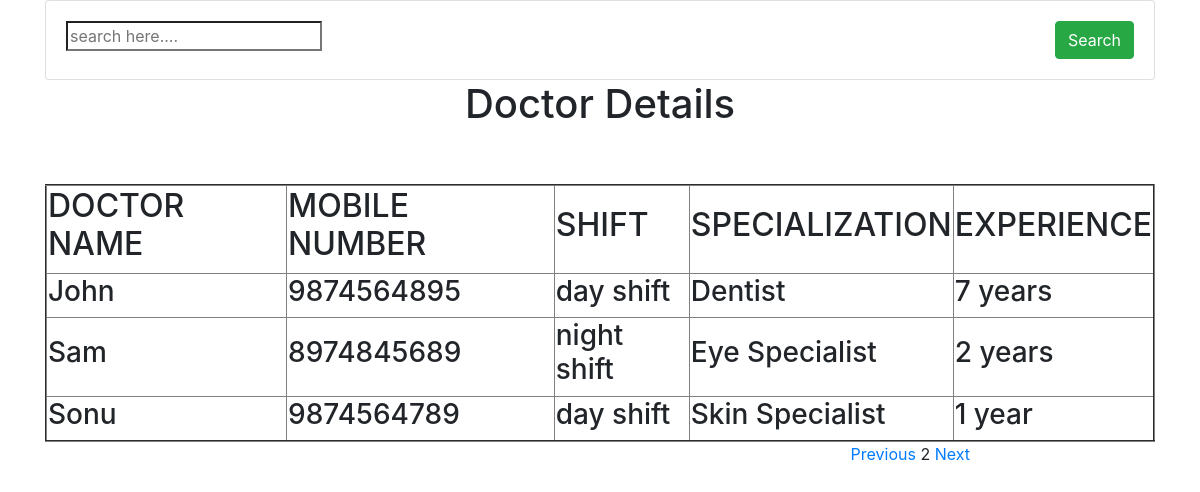
The page /read/?page=2 on the database its author committed.
### testapp/models.py (models this page shows, shortened)
class Doctor(models.Model):
    doctor_name=models.CharField(max_length=150)
    mobile_no=models.IntegerField()
    shift_choices=(
    ('day shift','Day Shift'),
    ('night shift','Night Shift')
    )
    shift=models.CharField(max_length=30,choices=shift_choices)
    specialization=models.CharField(max_length=100)
    experience=models.CharField(max_length=50)

### testapp/views.py (the view)
# urls.py: path('read/', views.doctor_read_view,name="doc_detail"),
def doctor_read_view(request):
    doc_list=Doctor.objects.all()
    paginator=Paginator(doc_list,3)
    page_number=request.GET.get('page')
    page_obj=paginator.get_page(page_number)
    name=request.GET.get('name')
    if name!='' and name is not None:
        page_obj=doc_list.filter(doctor_name__contains=name)
    my_dict={'page_obj':page_obj}
    return render(request,"docread.html",my_dict)

### templates/docread.html (shortened to what this page needs)
{% load static %}
<!DOCTYPE html>
<html lang="en" dir="ltr">
  <head>
    <link rel="stylesheet" href="{% static "style.css"%}">
    <link rel="stylesheet" href="https://maxcdn.bootstrapcdn.com/bootstrap/4.0.0/css/bootstrap.min.css">
  </head>
  <body>
<div class="container">
  <div class="row">
    <div class="col-md-12">
      <form class="card">
        <div class="card-body">
          <div class="row">
            <div class="col">
              <input type="search" name="name" value="" placeholder="search here....">
            </div>
            <div class="col-auto">
              <button type="search" name="button" class="btn btn-success">Search</button>
            </div>
          </div>
        </div>
      </form>
    </div>
  </div>
</div>
    <div class="container" align="center">
      <h1>Doctor Details</h1><br><br>
      <table border="2px">
        <tbody>
          <thead>
            <th><h2>DOCTOR NAME</h2></th>
            <th><h2>MOBILE NUMBER</h2></th>
            <th><h2>SHIFT</h2></th>
            <th><h2>SPECIALIZATION</h2></th>
            <th><h2>EXPERIENCE</h2></th>
          </thead>
          {% for i in page_obj %}
          <tr>
            <td><h3>{{i.doctor_name}}</h3></td>
            <td><h3>{{i.mobile_no}}</h3></td>
            <td><h3>{{i.shift}}</h3></td>
            <td><h3>{{i.specialization}}</h3></td>
            <td><h3>{{i.experience}}</h3></td>
          </tr>
          {% endfor %}
        </tbody>
      </table>
      </div>
        <div id="pagee">
            {% if page_obj.has_previous %}
            <a href="?page={{page_obj.previous_page_number}}">Previous</a>
            {% endif %}
            {{page_obj.number}}
          {% if page_obj.has_next %}
          <a href="?page={{page_obj.next_page_number}}">Next</a>
          {% endif %}
        </div>
  </body>
</html>

### static/style.css (style rules this page uses)
#pagee { float: right; padding-right: 230px; }

### rows shown on the page
Doctor: doctor_name "John", mobile_no "9874564895", shift "day shift", specialization "Dentist", experience "7 years"
Doctor: doctor_name "Sam", mobile_no "8974845689", shift "night shift", specialization "Eye Specialist", experience "2 years"
Doctor: doctor_name "Sonu", mobile_no "9874564789", shift "day shift", specialization "Skin Specialist", experience "1 year"

### other values the page prints
{{ page_obj.number }} "2"
